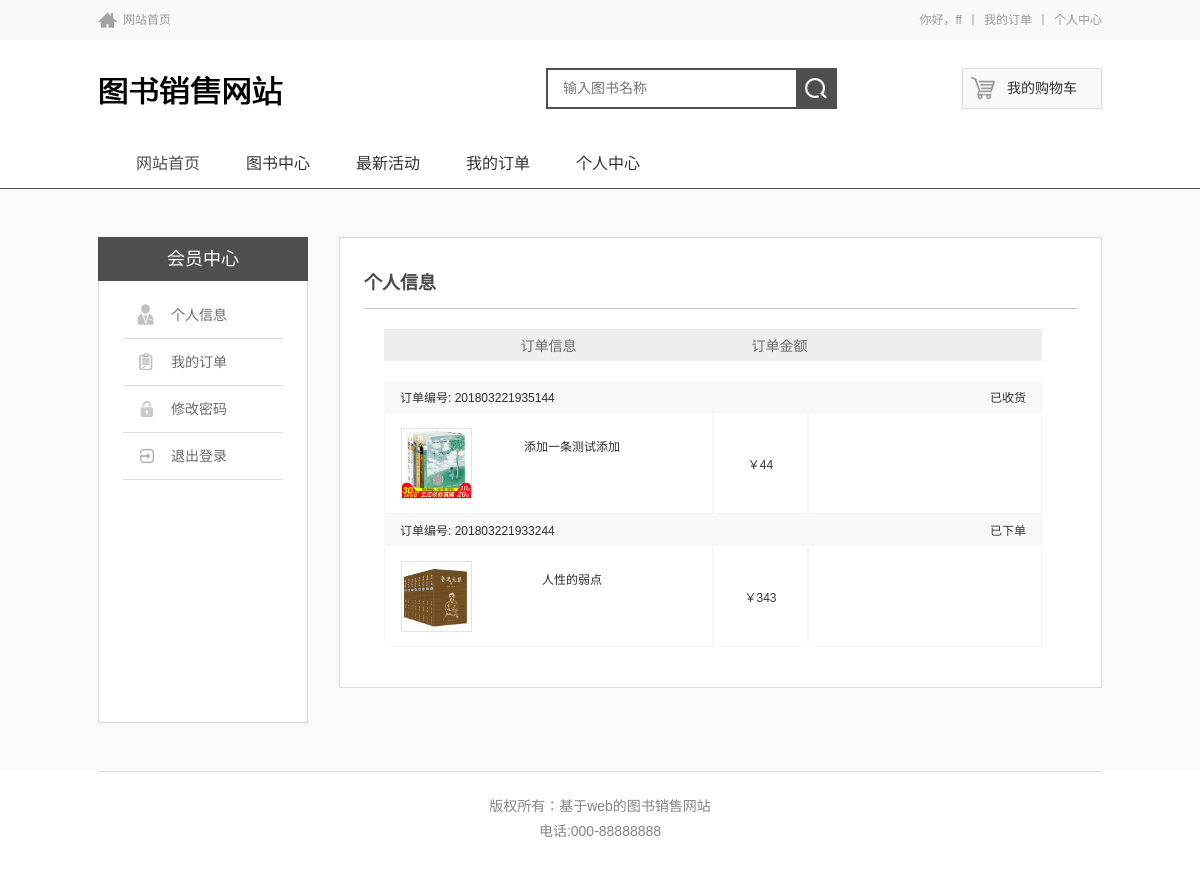
The page /order.php (signed in) on the database its author committed.
### tables this page shows
CREATE TABLE IF NOT EXISTS `orders` (
  `id` int(11) NOT NULL AUTO_INCREMENT,
  `onumber` varchar(50) DEFAULT NULL COMMENT '订单号',
  `userid` int(11) NOT NULL DEFAULT '0' COMMENT '用户id',
  `spc` varchar(50) DEFAULT NULL COMMENT '订单商品',
  `slc` varchar(50) DEFAULT NULL COMMENT '订单商品数量',
  `sex` varchar(50) DEFAULT NULL COMMENT '性别',
  `address` varchar(50) DEFAULT NULL COMMENT '地址',
  `tel` varchar(50) DEFAULT NULL COMMENT '电话',
  `email` varchar(50) DEFAULT NULL COMMENT '邮箱',
  `shff` varchar(50) DEFAULT NULL COMMENT '收货方式',
  `zfff` varchar(50) DEFAULT NULL COMMENT '支付方式',
  `leaveword` varchar(100) DEFAULT NULL COMMENT '留言',
  `addtime` timestamp NULL DEFAULT CURRENT_TIMESTAMP COMMENT '添加时间',
  `xname` varchar(20) DEFAULT NULL COMMENT '下单人',
  `zt` varchar(50) DEFAULT NULL COMMENT '状态',
  `total` varchar(50) DEFAULT NULL COMMENT '总计',
  `kuaidi` varchar(50) DEFAULT NULL COMMENT '快递名称',
  `knumber` varchar(50) NOT NULL COMMENT '快递编号',
  `receiver` varchar(20) DEFAULT NULL COMMENT '收货人',
  `th` int(2) NOT NULL DEFAULT '0' COMMENT '是否退货',
  PRIMARY KEY (`id`)
);

CREATE TABLE IF NOT EXISTS `ordersta` (
  `id` int(11) NOT NULL AUTO_INCREMENT,
  `ordersid` int(11) NOT NULL DEFAULT '0' COMMENT '订单号',
  `goodid` int(11) NOT NULL DEFAULT '0' COMMENT '商品id',
  `price` decimal(11,2) DEFAULT '0.00' COMMENT '商品价格',
  `nums` int(11) NOT NULL DEFAULT '0' COMMENT '数量',
  `addtime` date NOT NULL,
  `userid` varchar(11) NOT NULL DEFAULT '0' COMMENT '用户id',
  `categoryid` int(11) NOT NULL DEFAULT '0' COMMENT '分类id',
  `zt` varchar(11) DEFAULT NULL COMMENT '状态',
  PRIMARY KEY (`id`)
);

CREATE TABLE IF NOT EXISTS `goods` (
  `id` int(10) NOT NULL AUTO_INCREMENT,
  `pid` int(4) NOT NULL DEFAULT '0' COMMENT '类型id',
  `categoryid` int(4) NOT NULL DEFAULT '0' COMMENT '分类id',
  `pnumber` varchar(50) DEFAULT NULL COMMENT '商品号',
  `title` varchar(50) DEFAULT NULL COMMENT '名称',
  `amount` int(11) DEFAULT '0' COMMENT '商品数量',
  `cishu` int(11) DEFAULT '0',
  `mprice` decimal(11,2) DEFAULT NULL COMMENT '市场价',
  `sprice` decimal(11,2) DEFAULT NULL COMMENT '会员价',
  `content` text COMMENT '详细介绍',
  `apv` int(4) NOT NULL DEFAULT '0' COMMENT '点击',
  `img` varchar(50) DEFAULT NULL COMMENT '图片',
  `status` int(2) NOT NULL DEFAULT '0' COMMENT '状态',
  `addtime` timestamp NOT NULL DEFAULT CURRENT_TIMESTAMP,
  `isnice` int(1) DEFAULT '0',
  PRIMARY KEY (`id`)
);

### common/func_db.php (called while the page is built, shortened)
<?php
	function db_get_row($sql) {
		$result=db_query($sql);
		$rs = mysql_fetch_array($result);
		return $rs;
	}
	function db_get_all($sql) {
		$result=db_query($sql);
		$rs = array();
		while( $row = mysql_fetch_array($result)){
			$rs[] = $row;
		}
		return $rs;
	}
	function db_get_page($sql,$page,$page_size) {
		$page = $page*1?$page:1;
		$sumss = db_query($sql);
		$total = db_num_rows($sumss);
		$start = ($page-1)*$page_size;
		$rs_sql = $sql." limit $start,$page_size";
		$rsData = db_get_all($rs_sql);
		$pageA = array();
		$pageA["page"] = $page;
		$pageA["page_size"] = $page_size;
		$pageA["total"] = $total;
		$pageA["data"] = $rsData;
		return $pageA;
	}
	function db_query($sql,$dbconn='')
	{
		Return mysql_query($sql);
	}
	function db_num_rows($result)
	{
		Return mysql_num_rows($result);
	}
?>

### order.php (the view, shortened to what this page needs)
<?php
	include_once("header.php");
	$page = $_REQUEST["page"]?$_REQUEST["page"]:1;
	$list = db_get_page("select * from orders where userid='".$_SESSION["id"]."' order by id desc", $page,5);
?>
<div class="member_fra">
    <div class="member_information">
		<?php include_once("userleft.php"); ?>
        <div class="member_info_fr">
        	<h2>个人信息</h2>
            <div class="member_center_table">
                <table class="mtable" width="100%" cellspacing="0" cellpadding="0" border="0">
                    <tr class="tr_top">
                        <td width="327" align="center">订单信息</td>
                        <td width="131" align="center">订单金额</td>
                        <td>&nbsp;</td>
                    </tr>
                </table>
				<?php foreach($list["data"] as $info) {?>
                <table width="100%" cellspacing="0" cellpadding="0" border="0">
                    <tr class="tr_name">
                        <td>订单编号: <a href="ordershow.php?id=<?php echo $info['id'];?>"><?php echo $info['onumber'];?></a></td>
                        <td colspan="2" align="right"><?php if($info['th']==0){ echo $info['zt'];?> <?php }elseif($info['th']==-1){echo "退货审核中";}else{echo "已退货";}?></td>
                    </tr>
				<?php $ordersta = db_get_all("select * from ordersta where ordersid=".$info['id']." order by id desc");foreach($ordersta as $ordersrow) {
	  $info1=db_get_row("select * from goods where id=".$ordersrow['goodid']);
?>
                    <tr class="tr_view">
                         <td width="327" align="center" class="mem_td1" style="width:327px;">
                            <a href="goodshow.php?id=<?php echo $info1['id'];?>&categoryid=<?php echo $info1['categoryid'];?>" target="_blank"><span class="mem_img"><img src="<?php echo __PUBLIC__;?>/Upload/<?php echo $info1["img"];?>" height="69px" width="69px"></span></a>
                            <span class="mem_wor"><a href="goodshow.php?id=<?php echo $info1['id'];?>&categoryid=<?php echo $info1['categoryid'];?>" target="_blank"><?php echo $info1['title'];?></a></span>
                        </td>
                                                 <td width="131" align="center" class="mem_td2">￥<?php echo $ordersrow['price']*$ordersrow['nums'];?></td>
                         <td> </td>
                  </tr><?php }?>       </table>  <?php }?>
            </div>
        </div>
    </div>
</div>
<?php
	include_once("footer.php");
?>

### Public/css/base.css (style rules this page uses)
body,ul,ol,li,h1,h2,h3,h4,h5,h6,form,fieldset,table,td,img,div,label,input,select,dl,dt,dd,article,aside,details,figcaption,figure,footer,header,hgroup,menu,nav,section { margin:0;padding:0; }
body { font-size:12px;line-height:normal;color:#666;font-family:"Microsoft YaHei","微软雅黑",SimSun,"Oxygen",Arial,"Hiragino Sans GB","STHeiti","WenQuanYi Micro Hei",sans-serif;-webkit-text-size-adjust:none; background:#FFF; }
img { border:0; }
a:link,a:visited { color:#2e2e2e;text-decoration:none; }
html { overflow-x:hidden; }
a { text-decoration:none;outline:none; }

### Public/css/member.css (style rules this page uses)
.member_fra { background:#fafafa; text-align:left; padding:48px 0; color:#333 }
.member_information { width:1004px; margin:0 auto; }
.member_info_fr { float:right; width:713px; border:1px solid #dbdbdb; position:relative; padding:20px 24px 20px; background:#fff; min-height:300px; }
.member_info_fr h2 { border-bottom:1px solid #c6c6c6; line-height:50px; color:#4b4b4b; font-size:18px; font-weight:bold; }
.member_center_table { width:658px; overflow:hidden; margin:20px 0 0 20px; }
.member_center_table table { border-spacing:0; }
.member_center_table .mtable { margin:0 0 20px; font-size:14px; text-align:center; color:#6b6b6b; }
.member_center_table .tr_top { background:#eeeeee; height:32px; margin:30px 0; }
.member_center_table .tr_top td { border:1px solid #eee; }
.member_center_table .tr_name { height:31px; background:#f8f8f8; }
.member_center_table .tr_name td { padding:0 15px;border:1px solid #f8f8f8; }
.member_center_table td { border:1px solid #f6f6f6; }
.member_center_table .mem_td1 { width:291px; height:100px; }
.member_center_table .mem_td1 .mem_img { float:left; width:69px; height:69px; border:1px solid #e3e3e3; margin:0 0 0 16px; }
.member_center_table .mem_td1 .mem_wor { float:left; width:168px; line-height:18px; margin:10px 0 0 16px; }
.member_center_table .mem_td2 { width:93px; text-align:center; }

### rows shown on the page
orders: onumber "201803221935144", zt "已收货"
ordersta: goodid.img (picture), goodid.title "添加一条测试添加", $ordersrow['price']*$ordersrow['nums'] "44"
orders: onumber "201803221933244", zt "已下单"
ordersta: goodid.img (picture), goodid.title "人性的弱点", $ordersrow['price']*$ordersrow['nums'] "343"

### other values the page prints
$_SESSION["account"] "ff"
$CONFIG["webname"] "基于web的图书销售网站"
